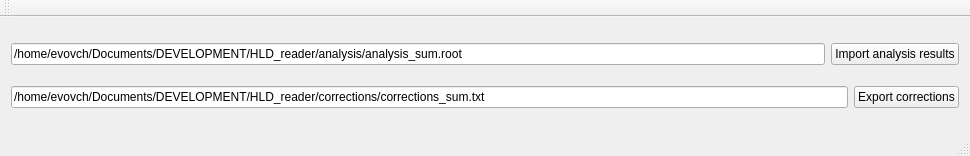
<?xml version="1.0" encoding="UTF-8"?>
<ui version="4.0">
 <class>cls_MainWindow</class>
 <widget class="QMainWindow" name="cls_MainWindow">
  <property name="geometry">
   <rect>
    <x>0</x>
    <y>0</y>
    <width>970</width>
    <height>156</height>
   </rect>
  </property>
  <property name="windowTitle">
   <string>cls_MainWindow</string>
  </property>
  <widget class="QWidget" name="centralWidget">
   <layout class="QGridLayout" name="gridLayout">
    <item row="0" column="0">
     <widget class="QLineEdit" name="lineEdit">
      <property name="text">
       <string>/home/evovch/Documents/DEVELOPMENT/HLD_reader/analysis/analysis_sum.root</string>
      </property>
     </widget>
    </item>
    <item row="0" column="1" colspan="2">
     <widget class="QPushButton" name="pushButton">
      <property name="text">
       <string>Import analysis results</string>
      </property>
     </widget>
    </item>
    <item row="1" column="0" colspan="2">
     <widget class="QLineEdit" name="lineEdit_2">
      <property name="text">
       <string>/home/evovch/Documents/DEVELOPMENT/HLD_reader/corrections/corrections_sum.txt</string>
      </property>
     </widget>
    </item>
    <item row="1" column="2">
     <widget class="QPushButton" name="pushButton_2">
      <property name="text">
       <string>Export corrections</string>
      </property>
     </widget>
    </item>
   </layout>
  </widget>
  <widget class="QMenuBar" name="menuBar">
   <property name="geometry">
    <rect>
     <x>0</x>
     <y>0</y>
     <width>970</width>
     <height>27</height>
    </rect>
   </property>
  </widget>
  <widget class="QToolBar" name="mainToolBar">
   <attribute name="toolBarArea">
    <enum>TopToolBarArea</enum>
   </attribute>
   <attribute name="toolBarBreak">
    <bool>false</bool>
   </attribute>
  </widget>
  <widget class="QStatusBar" name="statusBar"/>
 </widget>
 <layoutdefault spacing="6" margin="11"/>
 <resources/>
 <connections>
  <connection>
   <sender>pushButton</sender>
   <signal>clicked()</signal>
   <receiver>cls_MainWindow</receiver>
   <slot>ImportAnalysisRes()</slot>
   <hints>
    <hint type="sourcelabel">
     <x>485</x>
     <y>64</y>
    </hint>
    <hint type="destinationlabel">
     <x>508</x>
     <y>46</y>
    </hint>
   </hints>
  </connection>
  <connection>
   <sender>pushButton_2</sender>
   <signal>clicked()</signal>
   <receiver>cls_MainWindow</receiver>
   <slot>ExportCorrections()</slot>
   <hints>
    <hint type="sourcelabel">
     <x>527</x>
     <y>115</y>
    </hint>
    <hint type="destinationlabel">
     <x>536</x>
     <y>112</y>
    </hint>
   </hints>
  </connection>
 </connections>
 <slots>
  <slot>ImportAnalysisRes()</slot>
  <slot>ExportCorrections()</slot>
 </slots>
</ui>
